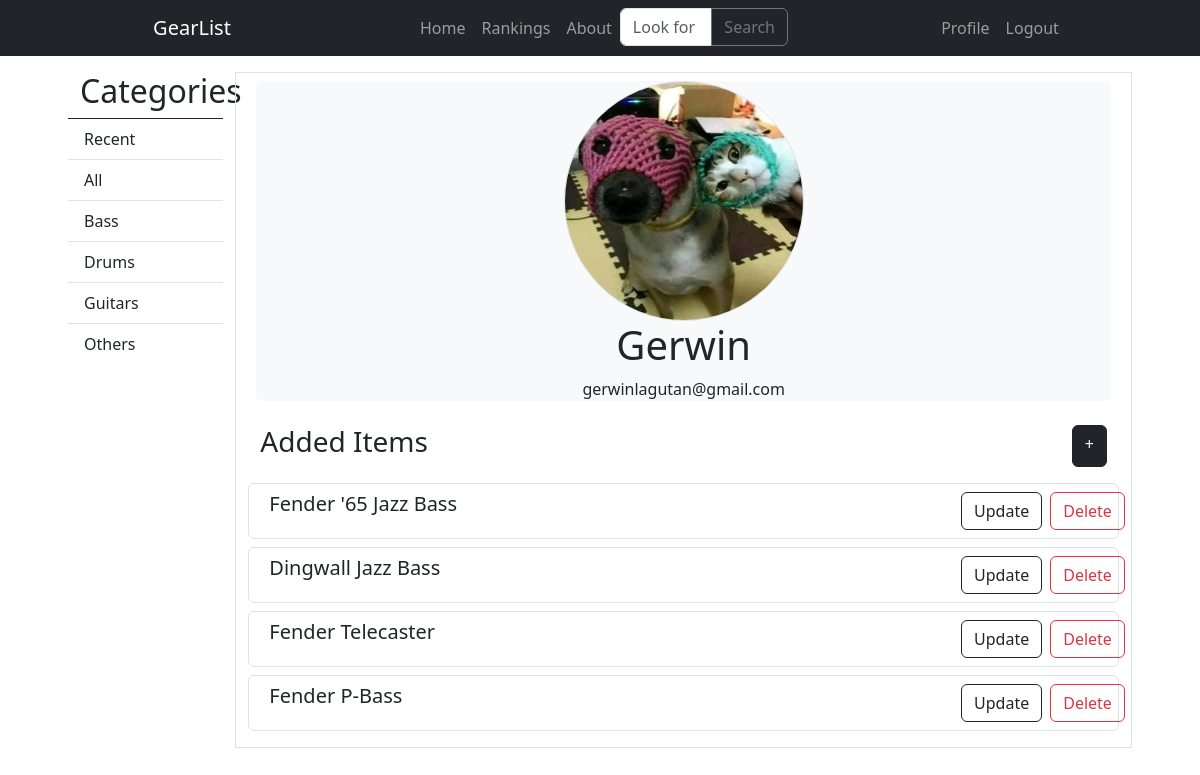
Page /viewItems/ (signed in) on the earlier database version.
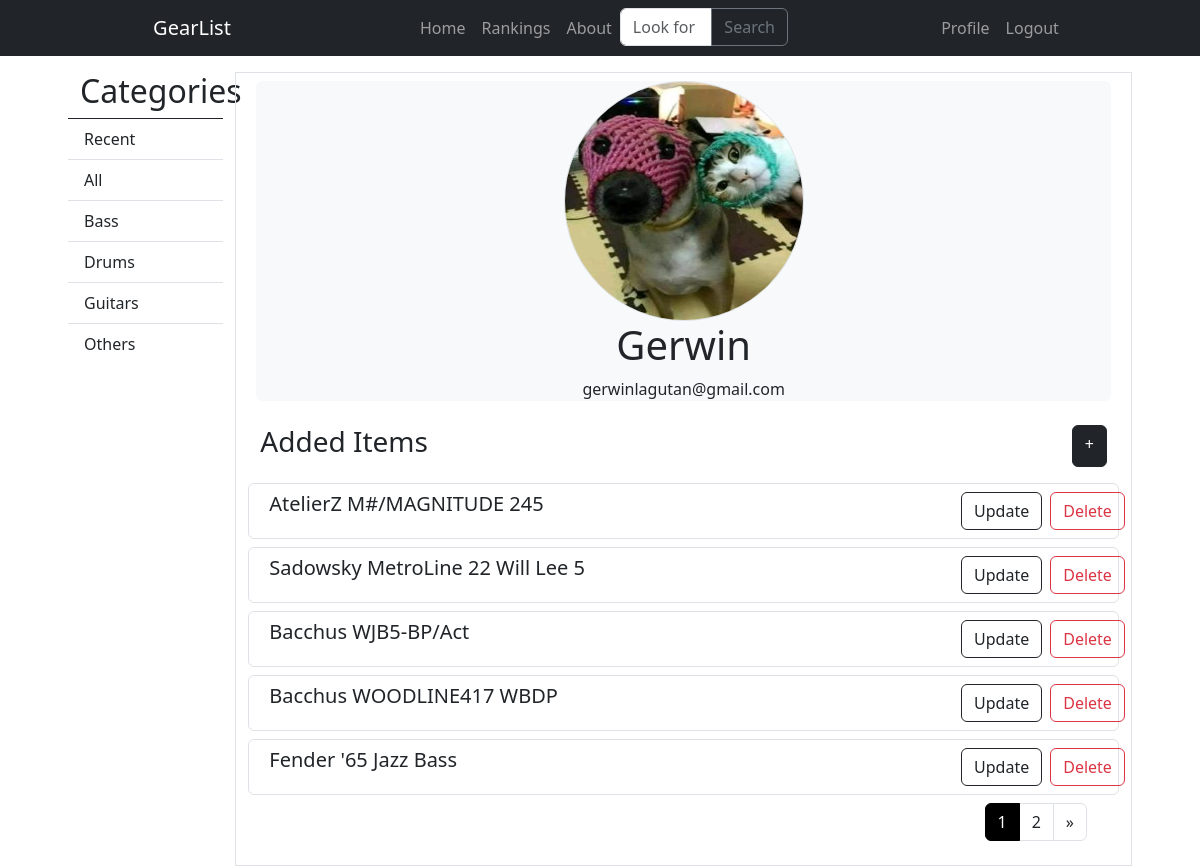
Same page on the later database version.
### main/models.py (models this page shows, shortened)
class Item(models.Model):
    CATEGORIES = [
        ("Bass", "Bass"),
        ("Drums", "Drums"),
        ("Guitar", "Guitar"),
        ("Others", "Others"),
        ]
    id = models.AutoField(primary_key=True)
    name = models.CharField(max_length=75)
    category = models.CharField(max_length=75,choices=CATEGORIES, default='Others')
    rating = models.FloatField(null=True, blank=True, default=None)
    brand = models.CharField(max_length=75, null=True)
    description = models.TextField(null=True)
    date_added = models.DateTimeField(default=timezone.now)
    added_by = models.ForeignKey(User, null=True, on_delete=models.SET_NULL)
    images = models.ImageField(upload_to="images/", default="images/default.jpg")
    slug = models.SlugField(default='', null=False)
    i_cosmetics = models.FloatField(null=True, blank=True, default=None)
    i_sound = models.FloatField(null=True, blank=True, default=None)
    i_playability = models.FloatField(null=True, blank=True, default=None)
    i_build_quality = models.FloatField(null=True, blank=True, default=None)
    favorites = models.ManyToManyField(User, related_name='favorite', default=None, blank=True)

### users/views.py (the view)
# urls.py: path('viewItems/', user_views.viewItems, name='view-items'),
@login_required
def viewItems(request):
    items_added = Item.objects.filter(added_by=request.user).order_by('-date_added')
    item_paginated = Paginator(items_added, 5)
    page = request.GET.get('page')
    try:
        items = item_paginated.page(page)
    except PageNotAnInteger:
        items = item_paginated.page(1)
    except EmptyPage:
        items = item_paginated.page(item_paginated.num_pages)
    context = {
        'title': 'Item List',
        'items_added': items,
        'item_paginated': item_paginated,
    }
    return render(request, 'users/view_items.html', context)

### users/templates/users/view_items.html (shortened to what this page needs)
{% extends "main/base.html" %}
{% block content %}
<div class="card border-0 bg-light text-dark m-2 text-center">
    <img src="{{ user.profile.image.url }}" class="card-img rounded-circle border mx-auto d-block" style="height: 15rem; width: 15rem;" alt="">
    <h1 class="card-title">{{ user.username }}</h1>
    <p class="card-text">{{ user.email }}</p>
</div>
<div class="container">
    <div class="py-3 d-flex justify-content-between">
        <h3>Added Items</h3>
        <a href="{% url 'item-create' %}" class="btn btn-dark">+</a>
    </div>
    {% for item in items_added %}
        <div class="row border rounded mb-2 p-2">
            <div class="col">
                <h5>{{ item.name }}</h5>
            </div>
            <div class="col-2 d-flex justify-content-center">
                <a href="{% url 'item-update' item.slug %}" class="btn btn-outline-dark mx-2">Update</a>
                <a href="{% url 'item-delete' item.slug %}" class="btn btn-outline-danger">Delete</a>
            </div>
        </div>
    {% endfor %}
    <div class="row m-2 d-grid justify-content-end align-items-center">
        {% if item_paginated.num_pages != 1 %}
        <ul class="pagination pagination-color-dark">
            <li class="page-item active"><a class="page-link" href="#">{{ items_added.number }}</a></li>
            {% if items_added.has_next %}
                <li class="page-item"><a class="page-link text-dark" href="?page={{ items_added.next_page_number }}">{{ items_added.next_page_number }}</a></li>
                <li class="page-item">
                    <a class="page-link text-dark" href="?page={{ items_added.next_page_number }}" aria-label="Next">
                    <span aria-hidden="true">&raquo;</span>
                    </a>
                </li>
            {% endif %}
        </ul>
        {% endif %}
    </div>
</div>
{% endblock %}

Differences in the rows shown:
no longer on this page (row unchanged): Item: name "Dingwall Jazz Bass"
no longer on this page (row unchanged): Item: name "Fender Telecaster"
no longer on this page (row edited): Item: name "Fender P-Bass"
added Item: name "AtelierZ M#/MAGNITUDE 245"
added Item: name "Sadowsky MetroLine 22 Will Lee 5"
added Item: name "Bacchus WJB5-BP/Act"
added Item: name "Bacchus WOODLINE417 WBDP"
Other differences:
{{ items_added.number }}: (not shown) → "1"
{{ items_added.next_page_number }}: (not shown) → "2"
